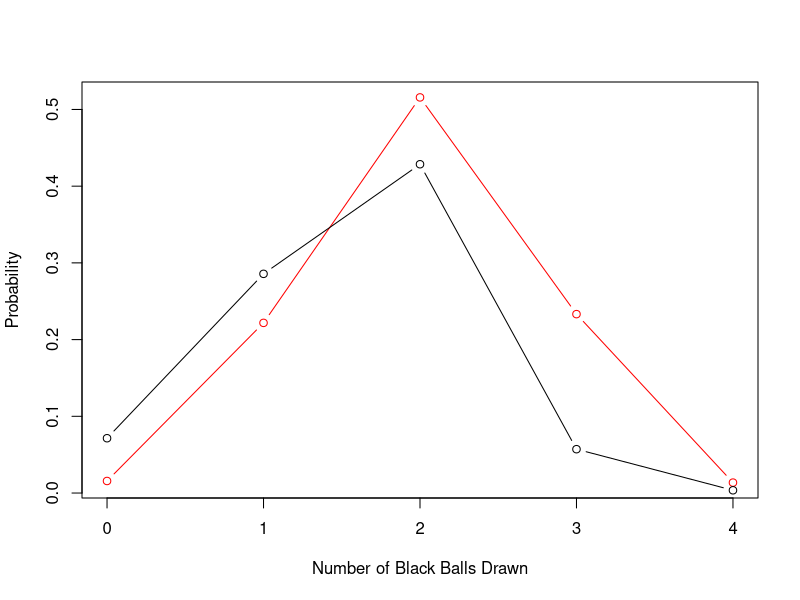

This figure's R source:
#Ball and Urn Problem

#Goal: To illustrate how to use R to sample with and without
#        replacement and show your theoretical and experimental 
#        results on a plot.

####################
# Create Variables #
####################

numTrials  = 10000;
totalBlack = 4;
totalRed   = 4;
totalBalls = totalBlack+totalRed;
ballsToDraw = 4;

#Urn is an "vector" with the words "red" and "black" the correct number of times
urn        = c(replicate(totalRed,"red"),replicate(totalBlack,"black"))

# makes a vector to count the number times we observe a specific outcome. 
# We either draw 0, 1, 2, ..., totalBlack 
numBlackDrawnTally = 0*c(0:totalBlack)

########################
# Carry out Experiment #
########################
for (j in seq(from=1,to=numTrials,by=1))
{
    #Draw the balls 
    drawnballs = sample(urn,ballsToDraw,replace=FALSE)
    
    #Number of Black Balls Drawn
    blackDrawn  = sum(drawnballs=="black"); 
    
    #Add to Count Index: (Since arrays start at index 1, we need to shift)
    numBlackDrawnTally[blackDrawn + 1] = numBlackDrawnTally[blackDrawn + 1]+1
}


#####################
# TrueProbabilities #
#####################

#You will need to code this by hand. 
#You can either change my code below to match the new requirements OR calculate these probabilities by hand and set the numerical values here.
#Note: There are better ways to code this than what I have done!
trueProb    = 0*c(0:totalBlack);

#Prob we have 0 black drawn
trueProb[1] = (totalRed/totalBalls)*(totalRed-1)/(totalBalls-1)*(totalRed-2)/(totalBalls-2);

#Prob we have 1 black drawn
trueProb[2] = choose(ballsToDraw,1)*totalBlack/(totalBalls*(totalBalls-1))

#Prob we have 2 black drawn
trueProb[3] = choose(ballsToDraw,2)*(totalBlack)*(totalBlack-1)*(totalBlack-2)/(totalBalls*(totalBalls-1)*(totalBalls-2))

#Prob we have 3 black drawn
trueProb[4] =choose(ballsToDraw,3)*(totalBlack)*(totalBlack-1)*(totalBlack-2)*(totalBlack-3)/(totalBalls*(totalBalls-1)*(totalBalls-2)*(totalBalls-3))

#prob we have 4 black drawn

trueProb[5] = choose(ballsToDraw,4)*(totalBlack)*(totalBlack-1)*(totalBlack-2)*(totalBlack-3)/(totalBalls*(totalBalls-1)*(totalBalls-2)*(totalBalls-3)*(totalBalls-4))
############################################################
# Plot and Compare the Experimental and True Probabilities #
############################################################

#Experimental Probabilities
plot(c(0:totalBlack),numBlackDrawnTally/numTrials,col='red', xlab="Number of Black Balls Drawn", ylab="Probability",type='b')

#True Probabilities
points(c(0:totalBlack),trueProb,col='black',type='b')

